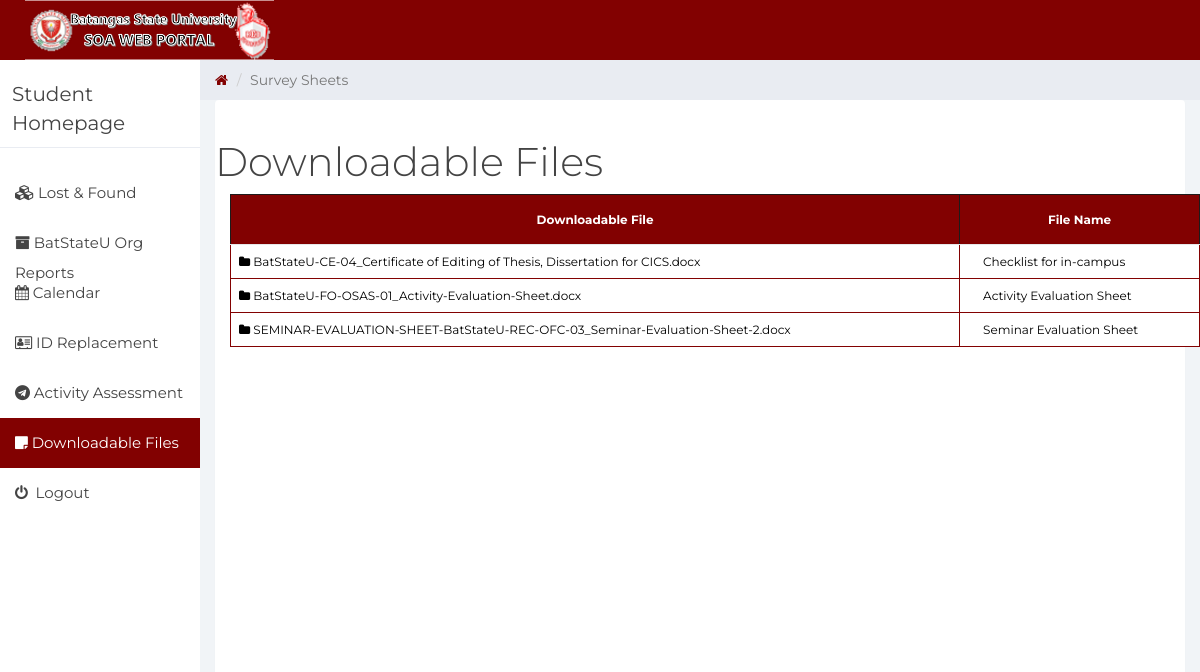
Screenshot of /student/survey.php with the database file from the repository.
### tables this page shows
CREATE TABLE `studform` (
  `id` int(11) NOT NULL,
  `name` varchar(255) DEFAULT NULL,
  `format` varchar(255) DEFAULT NULL
);

### student/survey.php (the view, shortened to what this page needs)
<!DOCTYPE html>
<html>
<head>
  <link href="css/bootstrap.min.css" rel="stylesheet">
  <link href="css/font-awesome.min.css" rel="stylesheet">
  <link href="css/datepicker3.css" rel="stylesheet">
  <link href="css/styles.css" rel="stylesheet">
<link href="src/facebox.css" media="screen" rel="stylesheet" type="text/css" />
</head>
<body>
  <nav class="navbar navbar-custom navbar-fixed-top" role="navigation" style="background-color: #820101">
    <div class="container-fluid">
      <div class="navbar-header">
          <img style='margin-left:10px;height:60px;vertical-align:middle' src="bannernew2.png">
      </div>
    </div>
  </nav>
  <div id="sidebar-collapse" class="col-sm-3 col-lg-2 sidebar" style="bakcground-color:#000">
    <div class="profile-sidebar">
      <div class="profile-usertitle">
        <div class="profile-usertitle-name">Student Homepage</div>
      </div>
    </div>
    <ul class="nav menu">
      <li><a href="index.php"><em class="fa fa-cubes">&nbsp;</em>Lost & Found</a>
      <li><a href="trans.php"><em class="fa fa-archive">&nbsp;</em>BatStateU Org Reports</a>
      <li><a href="calendar.php"><em class="fa fa-calendar">&nbsp;</em>Calendar</a></li>
      <li><a href="idrep.php"><em class="fa fa-address-card-o">&nbsp;</em>ID Replacement</a></li>
      <li><a href="assessstud.php"><em class="fa fa-telegram">&nbsp;</em>Activity Assessment</a></li>
      <li class="active"><a href="survey.php"><em class="fa fa-sticky-note">&nbsp;</em>Downloadable Files</a></li>
      <li><a href="../index.php"><em class="fa fa-power-off">&nbsp;</em> Logout</a></li>
    </ul>
  </div>
  <div class="col-sm-9 col-sm-offset-3 col-lg-10 col-lg-offset-2 main">
    <div class="row">
      <ol class="breadcrumb">
        <li><a href="index.php">
          <em class="fa fa-home"></em>
        </a></li>
        <li class="active" >Survey Sheets</li>
      </ol>
    </div>
    <div class="panel panel-container" style="min-height:1600px">
   <div class="row">
      <div class="col-lg-12">
        <div class="main">
      <h1>Downloadable Files</h1>
      <div class="fakeimg" style="height:450px;">
             <table width="100%" border="1" style="border-collapse:collapse;font-size:15px;padding:5px;" class="tftable order-table table bluetext">
              <thead style="color:#FFF">
              <tr>
                <th><b><center>Downloadable File</th>
                <th><b><center>File Name</th>
    </thead>
<tbody>
     <?php
    $result = mysql_query("SELECT * FROM studform ORDER BY ID DESC");
    while($row = mysql_fetch_array($result))
    {
    echo '<tr>';
      echo '<td valign="top" style="color:#000><div class="fakeimg"> <a href="../studentform/'.$row["format"].'" download style="color:#000"><i class="fa fa-folder"></i>&nbsp;'.$row["format"].' </td></div>';
      echo '<td><div class="fakeimg" style="margin-left:15px;color:#000"> '.$row['name'].' </td></div>';
    }
?>
    </body>
    </html>

### student/css/styles.css (style rules this page uses)
body { background: #f1f4f7; padding-top: 60px; font-size: 14px; color: #444444; font-family: "Montserrat", "Helvetica Neue", Helvetica, Arial, sans-serif; }
a, a:hover, a:focus { color: #820101; }
h1, h2, h3, h4, h5, h6 { color: #444444; }
h1 { font-weight: 300; font-size: 40px; }
.navbar-custom { background: #222; height: 60px; }
.panel { border: 0; }
.panel-container { padding-top: 20px; }
.navbar { border: 0; }
.sidebar { display: block; padding: 0; display: none; box-shadow: none; background: #fff; }
.sidebar ul { margin: 20px 0px; }
@media (min-width: 768px) { .sidebar { display: block; position: fixed; top: 60px; bottom: 0; left: 0; z-index: 1000; display: block; margin: 0; padding: 0; overflow-x: hidden; overflow-y: auto; } }
@media (min-width: 768px) { .navbar-header { width: 100%; } }
.sidebar ul.nav .active a, .sidebar ul.nav li.parent a.active, .sidebar ul.nav .active > a:hover, .sidebar ul.nav li.parent a.active:hover, .sidebar ul.nav .active > a:focus, .sidebar ul.nav li.parent a.active:focus { color: #fff; background-color: #820101; }
.sidebar ul.nav li a { height: 50px; font-size: 15px; line-height: 2em; color: #444444; }
.profile-sidebar { padding: 10px 0; border-bottom: 1px solid #e9ecf2; }
.profile-usertitle { float: left; text-align: left; margin: 10px 0 0 12px; }
.profile-usertitle-name { font-size: 20px; margin-bottom: 0px; }
.breadcrumb { border-radius: 0; padding: 10px 15px 10px 15px; background: #e9ecf2; margin: 0; }
.table { background: #fff; }
.table > thead > tr > th { border-bottom: 1px solid #e6e7e8; vertical-align: middle; height: 50px; }

### student/survey.php (style rules this page uses)
.tftable { margin-left:15px; font-size:12px;color:#333333;width:100%;border-width: 1px;border-color: #1D1B1B;border-collapse: collapse; }
.tftable th { font-size:12px;background-color:#820101;border-width: 1px;padding: 8px;border-style: solid;border-color: #1D1B1B;text-align:left; }
.tftable tr { background-color:#FFF; }
.tftable td { font-size:12px;border-width: 1px;padding: 8px;border-style: solid;border-color: #820101;color:#FFF; }
.tftable a { text-decoration:none;color:#FFF; }

### rows the page displays
studform: format "BatStateU-CE-04_Certificate of Editing of Thesis, Dissertation for CICS.docx", name "Checklist for in-campus"
studform: format "BatStateU-FO-OSAS-01_Activity-Evaluation-Sheet.docx", name "Activity Evaluation Sheet"
studform: format "SEMINAR-EVALUATION-SHEET-BatStateU-REC-OFC-03_Seminar-Evaluation-Sheet-2.docx", name "Seminar Evaluation Sheet"
